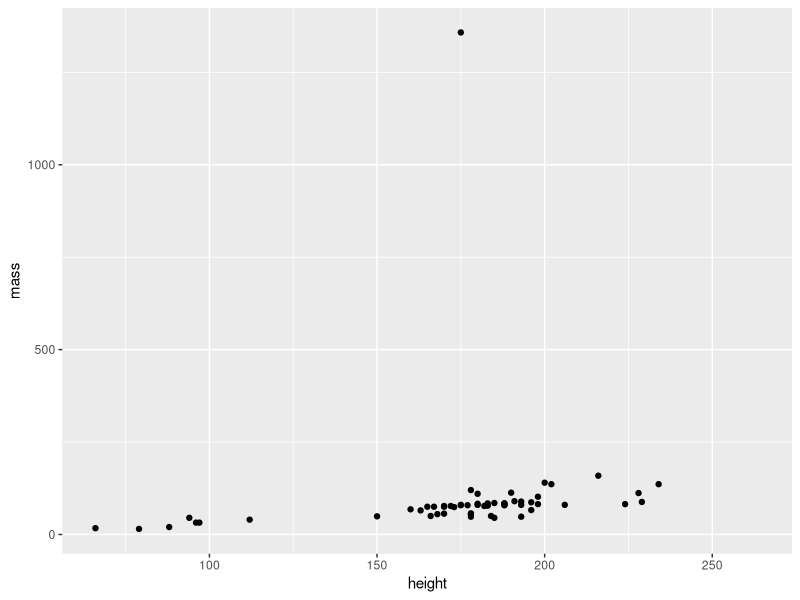
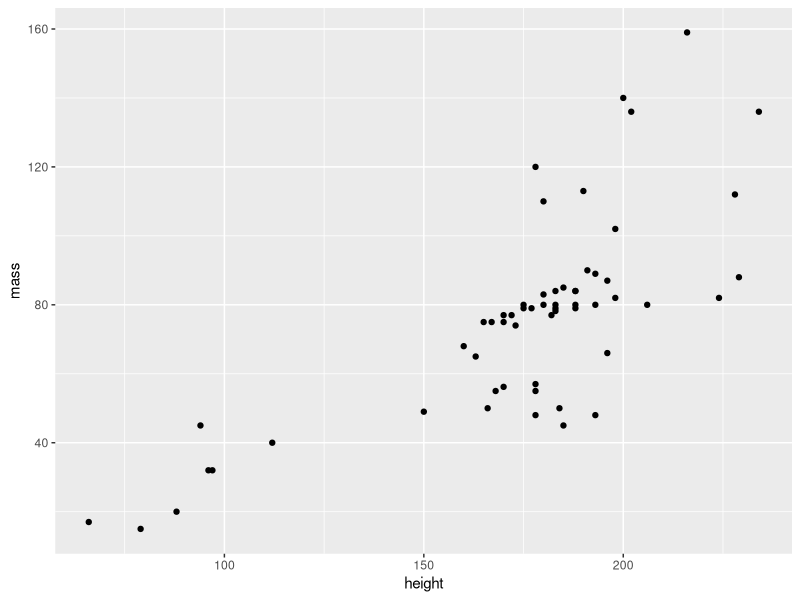

Recreate these plots in R, in order.

# Pacotes tidyverse - Prática -----------------------------------------------------------------------------------------------------------------------------
# Autoria do script: Jeanne Franco ---------------------------------------------------------------------------------------------------------
# Data: 17/03/2022 -------------------------------------------------------------------------------------------------------------------------

# Carregar pacotes -------------------------------------------------------------------------------------------------------------------------

library(dplyr)
library(ggplot2)

# Carregar dados ---------------------------------------------------------------------------------------------------------------------------

dados <- starwars
View(dados)

dados %>%
  select(mass, hair_color) %>%
  filter(hair_color == "brown")

dados %>%
  select(height, hair_color) %>%
  filter(hair_color == "brown")

dados_1 <- dados %>%
  select(height, mass) %>%
  summarise_at(c("height", "mass"), list(max, min), na.rm = TRUE) 
dados_1

dados_2 <- dados %>%
  select(height, mass) 
dados_2

ggplot(dados_2, aes(x = height, y = mass)) +
  geom_point()

dados_2 <- dados %>%
  select(height, mass) %>%
  filter(mass != 1358) # Elimina o valor máximo (outlier que impede ver a tendência)
dados_2

ggplot(dados_2, aes(x = height, y = mass)) +
  geom_point()

dados_3 <- dados %>%
  select(height, mass, eye_color) %>%
  group_by(eye_color) %>%
  summarise_all(list(mean), na.rm = TRUE)
dados_3
